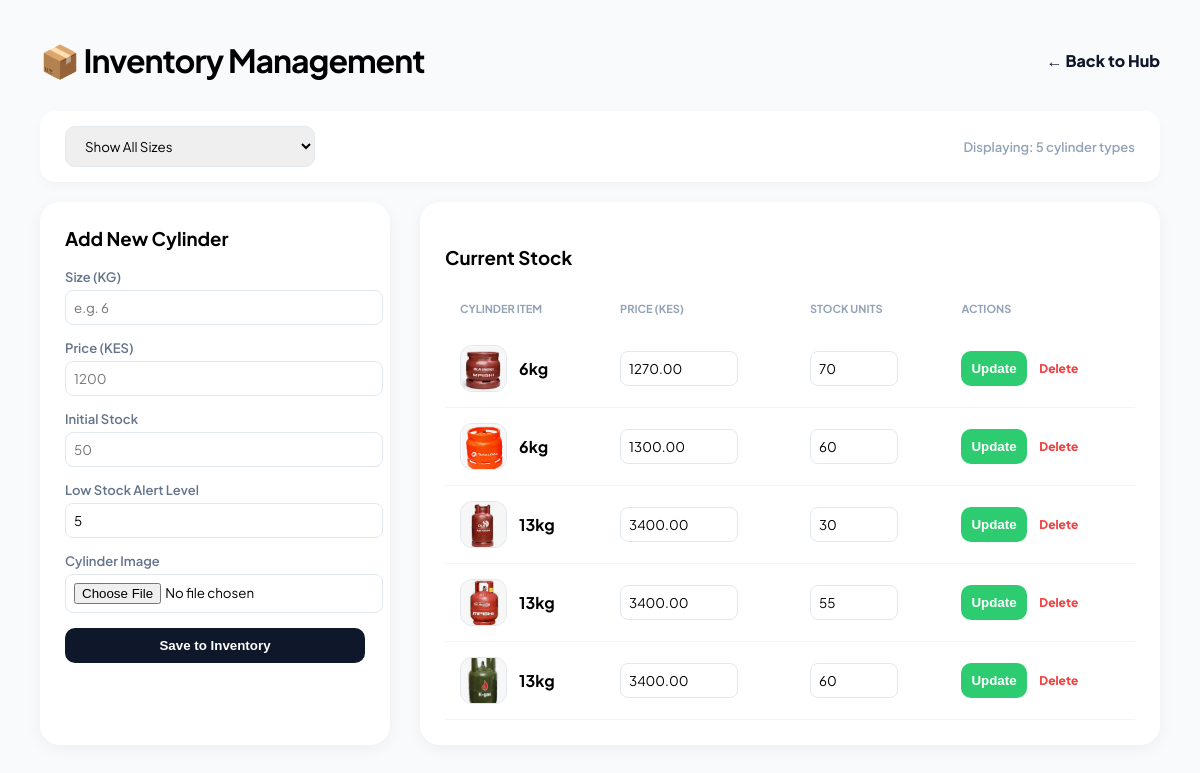
Page /inventory.php (signed in) on the committed database.
### tables this page shows
CREATE TABLE `cylinder_inventory` (
  `id` int(11) NOT NULL,
  `cylinder_size` int(11) DEFAULT NULL,
  `unit_price` decimal(10,2) DEFAULT NULL,
  `stock_quantity` int(11) DEFAULT NULL,
  `min_threshold` int(11) DEFAULT 5,
  `cylinder_image` varchar(255) DEFAULT NULL
);

### inventory.php (the view, shortened to what this page needs)
<?php
require_once 'config.php';
$dashboard_link = ($_SESSION['user_role'] === 'Manager') ? 'manager_dashboard.php' : 'staff_dashboard.php';
$sql = "SELECT * FROM cylinder_inventory";
$sql .= " ORDER BY cylinder_size ASC";
$inventory = $conn->query($sql);
?>
<!DOCTYPE html>
<html lang="en">
<head>
</head>
<body>
<div class="container">
    <div style="display:flex; justify-content:space-between; align-items:center; margin-bottom:30px;">
        <h1 style="letter-spacing:-1px; margin:0;">📦 Inventory Management</h1>
        <a href="<?php echo $dashboard_link; ?>" style="text-decoration:none; color:var(--primary); font-weight:800;">← Back to Hub</a>
    </div>
    <div class="filter-bar">
        <form method="GET" style="display: flex; gap: 10px;">
            <select name="filter_size" class="filter-select" onchange="this.form.submit()">
                <option value="">Show All Sizes</option>
            </select>
        </form>
        <div style="color: #94a3b8; font-size: 13px; font-weight: 600;">
            Displaying: <?php echo $inventory->num_rows; ?> cylinder types
        </div>
    </div>
    <div class="grid">
        <div class="card">
            <h3 style="margin-top:0;">Add New Cylinder</h3>
            <form method="POST" enctype="multipart/form-data">
                <div style="margin-bottom:15px;">
                    <label>Size (KG)</label>
                    <input type="number" name="cylinder_size" style="width:100%;" placeholder="e.g. 6" required>
                </div>
                <div style="margin-bottom:15px;">
                    <label>Price (KES)</label>
                    <input type="number" step="0.01" name="unit_price" style="width:100%;" placeholder="1200" required>
                </div>
                <div style="margin-bottom:15px;">
                    <label>Initial Stock</label>
                    <input type="number" name="stock_quantity" style="width:100%;" placeholder="50" required>
                </div>
                <div style="margin-bottom:15px;">
                    <label>Low Stock Alert Level</label>
                    <input type="number" name="min_threshold" style="width:100%;" value="5" required>
                </div>
                <div style="margin-bottom:15px;">
                    <label>Cylinder Image</label>
                    <input type="file" name="cylinder_image" style="width:100%;" accept="image/*">
                </div>
                <button type="submit" name="add_inventory" class="btn" style="background:var(--primary); color:white; width:100%;">Save to Inventory</button>
            </form>
        </div>
        <div class="card">
            <h3>Current Stock</h3>
            <table>
                <thead>
                    <tr>
                        <th>Cylinder Item</th>
                        <th>Price (KES)</th>
                        <th>Stock Units</th>
                        <th>Actions</th>
                    </tr>
                </thead>
                <tbody>
                    <?php if($inventory->num_rows > 0): ?>
                        <?php while($row = $inventory->fetch_assoc()): ?>
                        <form method="POST">
                            <tr>
                                <td>
                                    <div class="item-name">
                                        <img src="uploads/<?php echo $row['cylinder_image']; ?>"
                                             onerror="this.src='https://cdn-icons-png.flaticon.com/512/2997/2997155.png'"
                                             class="img-thumb">
                                        <strong><?php echo $row['cylinder_size']; ?>kg</strong>
                                    </div>
                                </td>
                                <td><input type="number" step="0.01" name="new_price" value="<?php echo $row['unit_price']; ?>" style="width:100px;"></td>
                                <td><input type="number" name="new_qty" value="<?php echo $row['stock_quantity']; ?>" style="width:70px;"></td>
                                <td>
                                    <button type="submit" name="update_stock" class="btn btn-update">Update</button>
                                    <a href="?delete_id=<?php echo $row['id']; ?>" class="btn-delete" onclick="return confirm('Permanently delete this item from inventory?')">Delete</a>
                                </td>
                            </tr>
                        </form>
                        <?php endwhile; ?>
                    <?php else: ?>
                        <tr><td colspan="4" style="text-align:center; padding: 40px; color: #94a3b8;">No inventory found for this size.</td></tr>
                    <?php endif; ?>
                </tbody>
            </table>
        </div>
    </div>
</div>
</body>
</html>

### inventory.php (style rules this page uses)
:root { --primary: #0f172a; --accent: #2ecc71; --danger: #ef4444; --bg: #f8fafc; }
body { font-family: 'Plus Jakarta Sans', sans-serif; background: var(--bg); margin: 0; padding: 40px; }
.container { max-width: 1200px; margin: 0 auto; }
.filter-bar { background: #fff; padding: 15px 25px; border-radius: 15px; margin-bottom: 20px; box-shadow: 0 4px 10px rgba(0,0,0,0.03); display: flex; justify-content: space-between; align-items: center; }
select.filter-select { padding: 10px 15px; border: 1px solid #e2e8f0; border-radius: 10px; width: 250px; font-family: inherit; cursor: pointer; }
.img-thumb { width: 45px; height: 45px; border-radius: 12px; object-fit: cover; background: #f1f5f9; border: 1px solid #e2e8f0; margin-right: 12px; }
.item-name { display: flex; align-items: center; }
.grid { display: grid; grid-template-columns: 350px 1fr; gap: 30px; }
.card { background: #fff; padding: 25px; border-radius: 20px; box-shadow: 0 4px 15px rgba(0,0,0,0.05); }
table { width: 100%; border-collapse: collapse; }
th { text-align: left; padding: 15px; color: #94a3b8; font-size: 11px; text-transform: uppercase; }
td { padding: 15px; border-bottom: 1px solid #f1f5f9; vertical-align: middle; }
.btn { padding: 10px; border-radius: 10px; border: none; font-weight: 700; cursor: pointer; transition: 0.3s; }
.btn-update { background: var(--accent); color: white; }
.btn-delete { color: var(--danger); text-decoration: none; font-size: 12px; font-weight: 800; margin-left: 10px; }
input { padding: 8px; border: 1px solid #e2e8f0; border-radius: 8px; font-family: inherit; }
label { display: block; font-size: 13px; font-weight: 600; margin-bottom: 5px; color: #64748b; }

### rows in the picture
cylinder_inventory: cylinder_image (picture), cylinder_size "6", new_price "1270.00", new_qty "70"
cylinder_inventory: cylinder_image (picture), cylinder_size "6", new_price "1300.00", new_qty "60"
cylinder_inventory: cylinder_image (picture), cylinder_size "13", new_price "3400.00", new_qty "30"
cylinder_inventory: cylinder_image (picture), cylinder_size "13", new_price "3400.00", new_qty "55"
cylinder_inventory: cylinder_image (picture), cylinder_size "13", new_price "3400.00", new_qty "60"

### other values in the picture
$inventory->num_rows "5"
